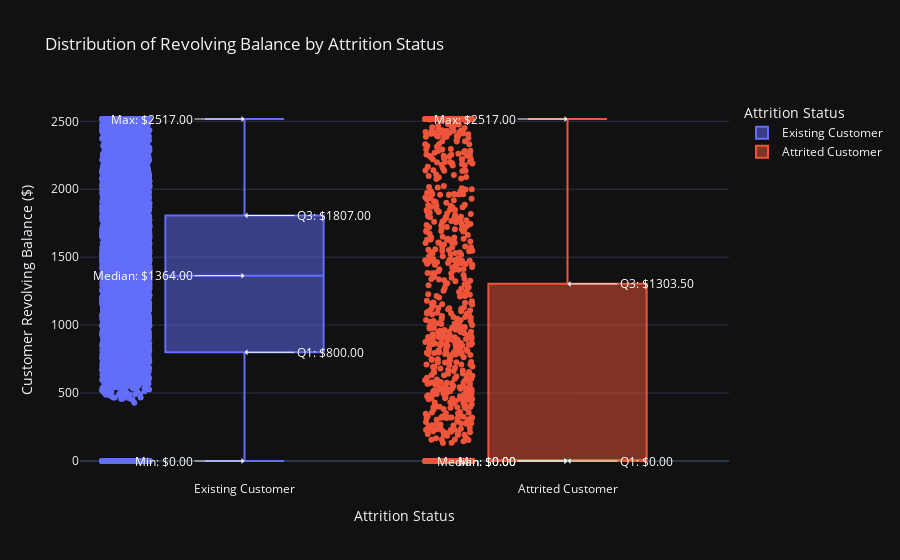

Notebook source saved alongside this figure:
### Markdown cell above
##### 2. What are the distribution of revovling balance in both existing and attrited customers?

### Code cell
fig = px.box(
    df,
    x='Attrition_Flag',
    y='Total_Revolving_Bal',
    color='Attrition_Flag',
    title='Distribution of Revolving Balance by Attrition Status',
    points='all'
)

fig.update_layout(
    template='plotly_dark',
    xaxis_title='Attrition Status',
    yaxis_title='Customer Revolving Balance ($)',
    legend_title='Attrition Status'
)

statistics = df.groupby('Attrition_Flag')['Total_Revolving_Bal'].describe()

for attrition_flag in statistics.index:
    stats = statistics.loc[attrition_flag]
    q1 = stats['25%']
    median = stats['50%']
    q3 = stats['75%']
    min_fence = stats['min']
    max_fence = stats['max']

    vertical_positions = {
        'Min': (min_fence, 'left'),
        'Q1': (q1, 'right'),
        'Median': (median, 'left'),
        'Q3': (q3, 'right'),
        'Max': (max_fence, 'left')
    }

    for label, (y, position) in vertical_positions.items():
        ax_offset = -50 if position == 'left' else 50 
        fig.add_annotation(
            x=attrition_flag,
            y=y,
            text=f'{label}: ${y:.2f}',
            showarrow=True,
            arrowhead=1,
            font=dict(color="white"),
            ax=ax_offset,
            ay=0,
            xanchor='right' if position == 'left' else 'left'
        )

fig.show()

### Figure 1 — Plotly figure (JSON) as saved in the notebook; plotly's stock layout.template omitted (floating-point values rounded to 4 significant figures; data arrays with more than 128 entries replaced by an {"elided": "..."} marker saying what was removed)
{"data": [{"alignmentgroup": "True", "boxpoints": "all", "hovertemplate": "Attrition_Flag=%{x}<br>Total_Revolving_Bal=%{y}<extra></extra>", "legendgroup": "Existing Customer", "marker": {"color": "#636efa"}, "name": "Existing Customer", "notched": false, "offsetgroup": "Existing Customer", "orientation": "v", "showlegend": true, "type": "box", "x": {"elided": "8500 str values"}, "x0": " ", "xaxis": "x", "y": {"elided": "8500 int values"}, "y0": " ", "yaxis": "y"}, {"alignmentgroup": "True", "boxpoints": "all", "hovertemplate": "Attrition_Flag=%{x}<br>Total_Revolving_Bal=%{y}<extra></extra>", "legendgroup": "Attrited Customer", "marker": {"color": "#EF553B"}, "name": "Attrited Customer", "notched": false, "offsetgroup": "Attrited Customer", "orientation": "v", "showlegend": true, "type": "box", "x": {"elided": "1627 str values"}, "x0": " ", "xaxis": "x", "y": {"elided": "1627 int values"}, "y0": " ", "yaxis": "y"}], "layout": {"annotations": [{"arrowhead": 1, "ax": -50, "ay": 0, "font": {"color": "white"}, "showarrow": true, "text": "Min: $0.00", "x": "Attrited Customer", "xanchor": "right", "y": 0}, {"arrowhead": 1, "ax": 50, "ay": 0, "font": {"color": "white"}, "showarrow": true, "text": "Q1: $0.00", "x": "Attrited Customer", "xanchor": "left", "y": 0}, {"arrowhead": 1, "ax": -50, "ay": 0, "font": {"color": "white"}, "showarrow": true, "text": "Median: $0.00", "x": "Attrited Customer", "xanchor": "right", "y": 0}, {"arrowhead": 1, "ax": 50, "ay": 0, "font": {"color": "white"}, "showarrow": true, "text": "Q3: $1303.50", "x": "Attrited Customer", "xanchor": "left", "y": 1304.0}, {"arrowhead": 1, "ax": -50, "ay": 0, "font": {"color": "white"}, "showarrow": true, "text": "Max: $2517.00", "x": "Attrited Customer", "xanchor": "right", "y": 2517}, {"arrowhead": 1, "ax": -50, "ay": 0, "font": {"color": "white"}, "showarrow": true, "text": "Min: $0.00", "x": "Existing Customer", "xanchor": "right", "y": 0}, {"arrowhead": 1, "ax": 50, "ay": 0, "font": {"color": "white"}, "showarrow": true, "text": "Q1: $800.00", "x": "Existing Customer", "xanchor": "left", "y": 800}, {"arrowhead": 1, "ax": -50, "ay": 0, "font": {"color": "white"}, "showarrow": true, "text": "Median: $1364.00", "x": "Existing Customer", "xanchor": "right", "y": 1364}, {"arrowhead": 1, "ax": 50, "ay": 0, "font": {"color": "white"}, "showarrow": true, "text": "Q3: $1807.00", "x": "Existing Customer", "xanchor": "left", "y": 1807}, {"arrowhead": 1, "ax": -50, "ay": 0, "font": {"color": "white"}, "showarrow": true, "text": "Max: $2517.00", "x": "Existing Customer", "xanchor": "right", "y": 2517}], "boxmode": "overlay", "legend": {"title": {"text": "Attrition Status"}, "tracegroupgap": 0}, "title": {"text": "Distribution of Revolving Balance by Attrition Status"}, "xaxis": {"anchor": "y", "categoryarray": ["Existing Customer", "Attrited Customer"], "categoryorder": "array", "domain": [0, 1], "title": {"text": "Attrition Status"}}, "yaxis": {"anchor": "x", "domain": [0, 1], "title": {"text": "Customer Revolving Balance ($)"}}}}
